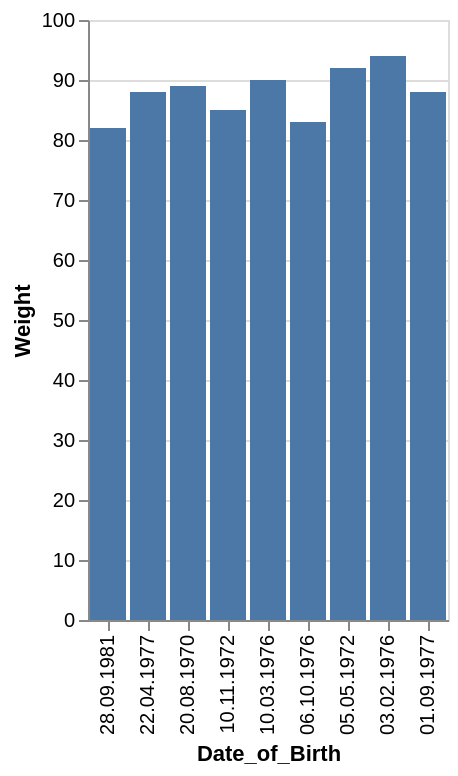

The specification (Vega-Lite) saved for this image:
### Vega-Lite specification from a JSON file in a GitHub repository (floating-point values rounded to 4 significant figures)
{"data": {"values": [{"x_data": "28.09.1981", "y_data": 82}, {"x_data": "22.04.1977", "y_data": 88}, {"x_data": "20.08.1970", "y_data": 89}, {"x_data": "10.11.1972", "y_data": 85}, {"x_data": "10.03.1976", "y_data": 90}, {"x_data": "06.10.1976", "y_data": 83}, {"x_data": "05.05.1972", "y_data": 92}, {"x_data": "03.02.1976", "y_data": 94}, {"x_data": "01.09.1977", "y_data": 88}]}, "mark": "bar", "encoding": {"x": {"field": "x_data", "type": "nominal", "title": "Date_of_Birth", "sort": "descending"}, "y": {"field": "y_data", "type": "quantitative", "title": "Weight"}}}
